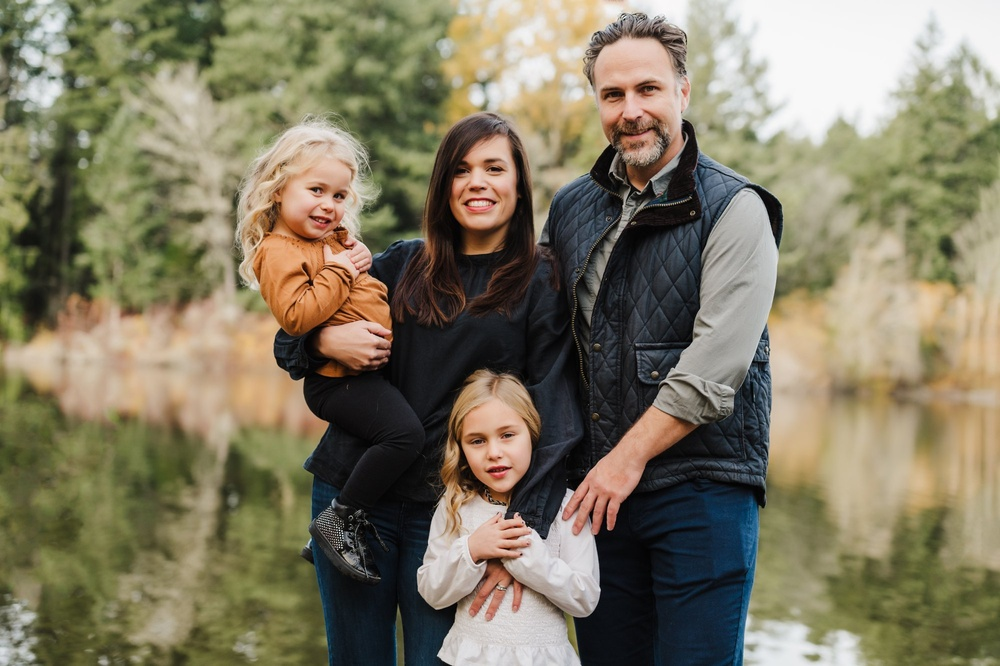
#> input picture Matlab/Bai Tap IMP/family+photographers+victoria+bc_0029.jpg, 1000 x 666 px, shrunk from 2000 x 1331 before the run
$ jupyter execute Baitap.ipynb   (text cells are left out)
#> lines starting #> are read from the running program, lines starting #| are printed output that depends on the picture; after the words box and inside, x2 and y2 are one past the last pixel; in counts of white or black regions, pixels touching at a corner belong together
[cell 1]
import cv2
import numpy as np
import matplotlib.pyplot as plt

# Đọc vào bộ phân loại cascade cho mặt, mắt và nụ cười
face_cascade = cv2.CascadeClassifier('haarcascade_frontalface_default.xml')
eye_cascade = cv2.CascadeClassifier('haarcascade_eye.xml')
smile_cascade = cv2.CascadeClassifier('haarcascade_smile.xml')

# Hàm phát hiện khuôn mặt đã điều chỉnh
def adjusted_detect_face(img):
    face_img = img.copy()
    gray = cv2.cvtColor(face_img, cv2.COLOR_BGR2GRAY)  # Chuyển đổi ảnh sang thang độ xám.
    gray = cv2.equalizeHist(gray)  # Cân bằng histogram để tăng độ tương phản.

    face_rect = face_cascade.detectMultiScale(gray,
                                              scaleFactor=1.1,
                                              minNeighbors=5,
                                              minSize=(30, 30),
                                              maxSize=(300, 300))  # Đặt kích thước tối đa để bỏ qua các phát hiện rất lớn

    filtered_faces = []
    for (x, y, w, h) in face_rect:
        # Kiểm tra tỷ lệ khung hình để lọc ra các đối tượng không phải khuôn mặt
        aspect_ratio = w / float(h)
        if 0.75 < aspect_ratio < 1.3:
            filtered_faces.append((x, y, w, h))
            cv2.rectangle(face_img, (x, y), (x + w, y + h), (255, 255, 255), 2)  # Vẽ hình chữ nhật quanh khuôn mặt

    return face_img, filtered_faces

# Hàm phát hiện mắt
def detect_eyes(img, face_rects):
    eye_img = img.copy()
    gray = cv2.cvtColor(eye_img, cv2.COLOR_BGR2GRAY)
    gray = cv2.equalizeHist(gray)  # Cân bằng histogram để tăng độ tương phản

    valid_faces = []
    for (fx, fy, fw, fh) in face_rects:
        roi_gray = gray[fy:fy + fh, fx:fx + fw]
        roi_color = eye_img[fy:fy + fh, fx:fx + fw]

        eye_rect = eye_cascade.detectMultiScale(roi_gray,
                                                scaleFactor=1.1,
                                                minNeighbors=5,
                                                minSize=(20, 20),
                                                maxSize=(80, 80))  # Đặt kích thước tối đa để bỏ qua các phát hiện rất lớn

        # Chỉ lấy các phát hiện mắt bên trong khuôn mặt
        eyes = []
        for (ex, ey, ew, eh) in eye_rect:
            # Chỉ lấy các phát hiện trong nửa trên của vùng khuôn mặt
            if ey < fh / 2 and ew > 10 and eh > 10:  # Bỏ qua những phát hiện quá nhỏ
                eyes.append((ex, ey, ew, eh))
                cv2.rectangle(roi_color, (ex, ey), (ex + ew, ey + eh), (255, 255, 255), 2)  # Vẽ hình chữ nhật quanh mắt

        # Ít nhất 1 mắt được phát hiện thì đó là khuôn mặt hợp lệ
        if len(eyes) >= 1:
            valid_faces.append((fx, fy, fw, fh))

    return eye_img, valid_faces

# Hàm phát hiện nụ cười
def detect_smiles(img, face_rects):
    smile_img = img.copy()
    gray = cv2.cvtColor(smile_img, cv2.COLOR_BGR2GRAY)
    gray = cv2.equalizeHist(gray)  # Cân bằng histogram để tăng độ tương phản

    for (fx, fy, fw, fh) in face_rects:
        # Chỉ tập trung vào nửa dưới của khuôn mặt để phát hiện nụ cười
        roi_gray = gray[fy + fh//2:fy + fh, fx:fx + fw]
        roi_color = smile_img[fy + fh//2:fy + fh, fx:fx + fw]

        smile_rect = smile_cascade.detectMultiScale(roi_gray,
                                                    scaleFactor=1.1,
                                                    minNeighbors=15,
                                                    minSize=(20, 20),
                                                    maxSize=(100, 100))  # Điều chỉnh tham số cho phát hiện nụ cười tốt hơn

        for (sx, sy, sw, sh) in smile_rect:
            cv2.rectangle(roi_color, (sx, sy), (sx + sw, sy + sh), (0, 255, 0), 2)  # Vẽ hình chữ nhật quanh nụ cười

    return smile_img

# Hàm kết hợp phát hiện khuôn mặt, mắt và nụ cười
def detect_face_eyes_smile(img):
    img_copy1 = img.copy()
    img_copy2 = img.copy()
    img_copy3 = img.copy()

    # Phát hiện khuôn mặt
    face_img, filtered_faces = adjusted_detect_face(img_copy1)

    # Phát hiện mắt trong các khuôn mặt đã lọc
    eye_img, valid_faces = detect_eyes(img_copy2, filtered_faces)

    # Phát hiện nụ cười trong các khuôn mặt hợp lệ
    smile_img = detect_smiles(img_copy3, valid_faces)

    face_smile_and_eye_img = img.copy()
    for (x, y, w, h) in valid_faces:
        cv2.rectangle(face_smile_and_eye_img, (x, y), (x + w, y + h), (0, 255, 0), 2)
        roi_color = face_smile_and_eye_img[y:y + h, x:x + w]

        # Phát hiện mắt trong vùng khuôn mặt này
        roi_gray = cv2.cvtColor(roi_color, cv2.COLOR_BGR2GRAY)
        eyes = eye_cascade.detectMultiScale(roi_gray,
                                            scaleFactor=1.1,
                                            minNeighbors=5,
                                            minSize=(20, 20),
                                            maxSize=(80, 80))
        for (ex, ey, ew, eh) in eyes:
            if ey < h / 2 and ew > 10 and eh > 10:
                cv2.rectangle(roi_color, (ex, ey), (ex + ew, ey + eh), (0, 255, 0), 2)

        roi_gray_smile = roi_gray[h//2:h, 0:w]
        smiles = smile_cascade.detectMultiScale(roi_gray_smile,
                                                scaleFactor=1.1,
                                                minNeighbors=15,
                                                minSize=(20, 20),
                                                maxSize=(100, 100))
        for (sx, sy, sw, sh) in smiles:
            cv2.rectangle(roi_color[h//2:h, 0:w], (sx, sy), (sx + sw, sy + sh), (0, 255, 0), 2)

    return face_img, eye_img, smile_img, face_smile_and_eye_img

# Đọc ảnh và tạo bản sao
img = cv2.imread('family+photographers+victoria+bc_0029.jpg')
#> img is the input picture: shape (666, 1000, 3); mean B, G, R 98.5, 121.6, 128.5

# Phát hiện khuôn mặt, mắt và nụ cười
face_img, eye_img, smile_img, face_smile_and_eye_img = detect_face_eyes_smile(img)
#> in adjusted_detect_face, `face_rect = face_cascade.detectMultiScale(gray, scaleFactor=1.1, minNe..`: face_rect = [[291, 166, 70, 70], [446, 401, 93, 93], [438, 134, 88, 88], [576, 49, 112, 112], [202, 428, 177, 177]]
#> the loop in adjusted_detect_face, `for (x, y, w, h) in face_rect:` made 5 passes
#> after the loop in adjusted_detect_face, `for (x, y, w, h) in face_rect:`:
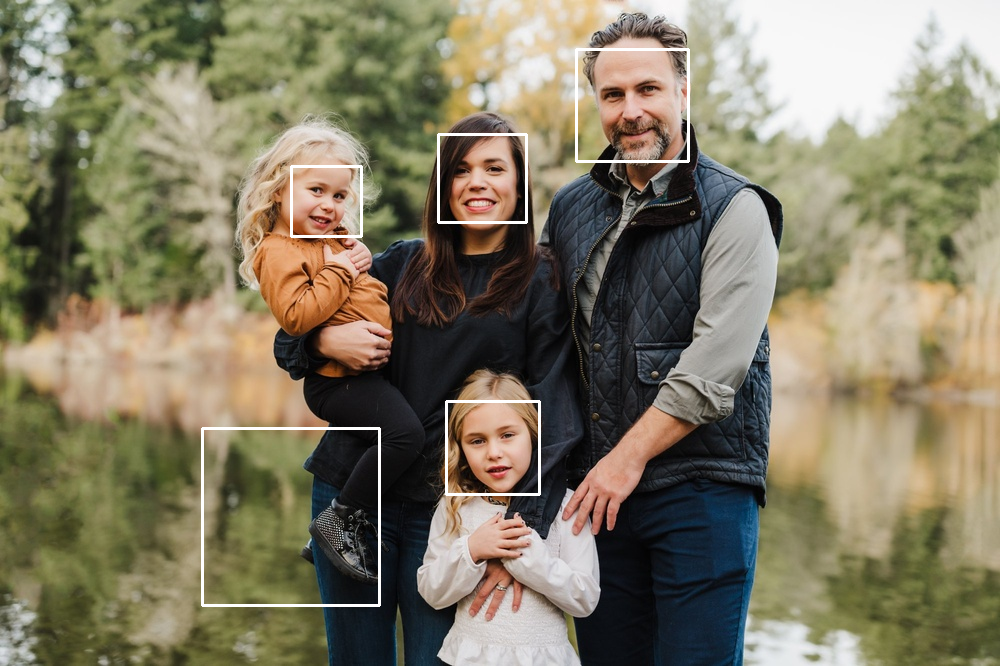
#> face_img: shape (666, 1000, 3); 0.97% of pixels changed, all inside (x1, y1, x2, y2) = (201, 48, 690, 607)
#> after the loop in adjusted_detect_face, `for (x, y, w, h) in face_rect:`: filtered_faces = [(291, 166, 70, 70), (446, 401, 93, 93), (438, 134, 88, 88), (576, 49, 112, 112), (202, 428, 177, 177)]
#> the loop in detect_eyes, `for (fx, fy, fw, fh) in face_rects:` made 5 passes
#> (fx, fy, fw, fh, eye_rect) on passes 1, 3, 4: (291, 166, 70, 70, [[14, 13, 23, 23], [40, 19, 23, 23]]), (438, 134, 88, 88, [[45, 24, 22, 22]]), (576, 49, 112, 112, [[60, 29, 23, 23], [23, 33, 27, 27]])
#> after the loop in detect_eyes, `for (fx, fy, fw, fh) in face_rects:`:
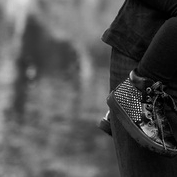
#> roi_gray: shape (177, 177); min 0, max 255, mean 81.4
#> after the loop in detect_eyes, `for (fx, fy, fw, fh) in face_rects:`: valid_faces = [(291, 166, 70, 70), (438, 134, 88, 88), (576, 49, 112, 112)]
#> in detect_face_eyes_smile, `eye_img, valid_faces = detect_eyes(img_copy2, filtered_faces)`:
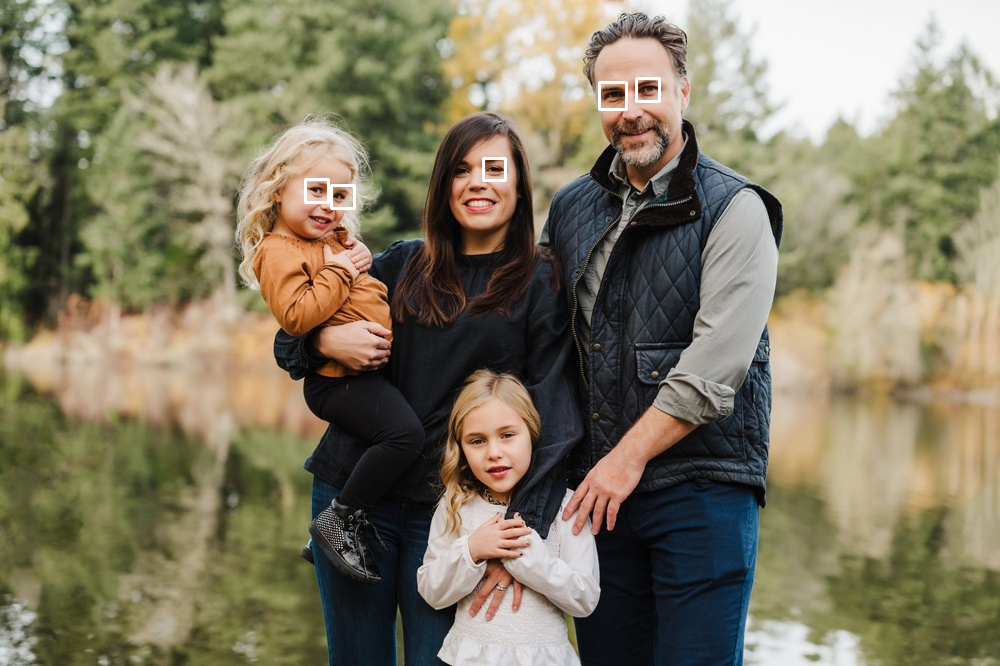
#> eye_img: shape (666, 1000, 3); 0.21% of pixels changed, all inside (x1, y1, x2, y2) = (304, 77, 661, 210)
#> the loop in detect_smiles, `for (fx, fy, fw, fh) in face_rects:` made 3 passes
#> (fx, fy, fw, fh, smile_rect) on pass 2: (438, 134, 88, 88, [[17, 13, 50, 25]])
#> in detect_face_eyes_smile, `smile_img = detect_smiles(img_copy3, valid_faces)`:
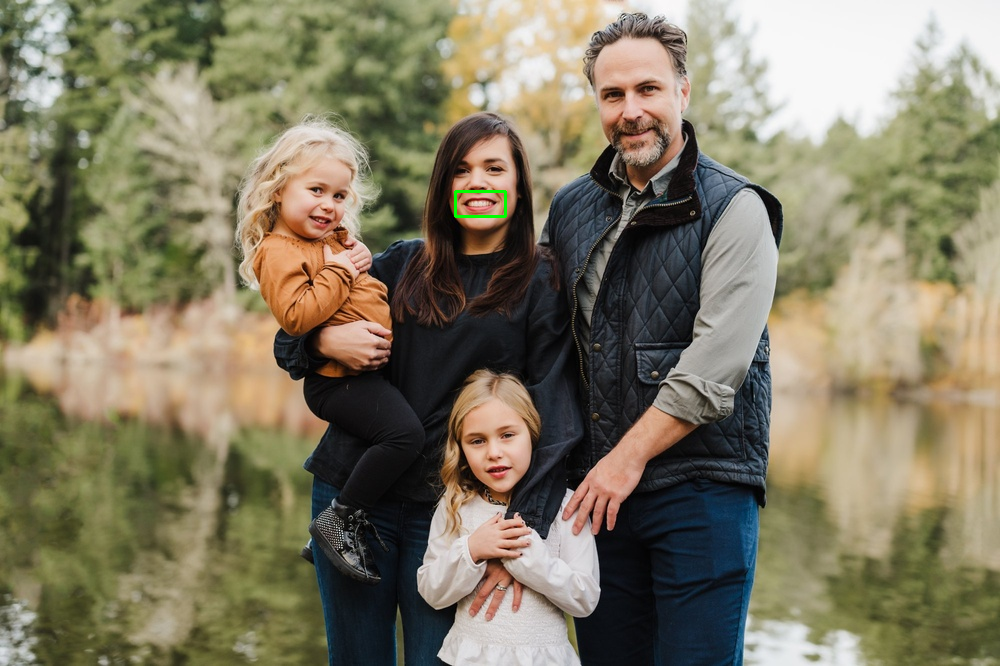
#> smile_img: shape (666, 1000, 3); 0.07% of pixels changed, all inside (x1, y1, x2, y2) = (454, 190, 507, 218)
#> the loop in detect_face_eyes_smile, `for (x, y, w, h) in valid_faces:` made 3 passes
#> (x, y, w, h, eyes) on passes 1, 3: (291, 166, 70, 70, [[14, 13, 23, 23], [39, 18, 22, 22]]), (576, 49, 112, 112, [[59, 28, 25, 25], [24, 34, 26, 26]])
#> (x, y, w, h, eyes, smiles) on pass 2: (438, 134, 88, 88, [[45, 24, 22, 22]], [[18, 13, 48, 24]])
#> pass 1, in detect_face_eyes_smile, `roi_gray = cv2.cvtColor(roi_color, cv2.COLOR_BGR2GRAY)`:
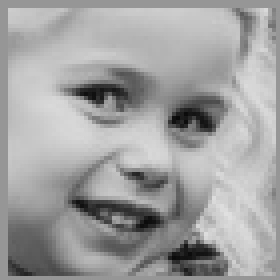
#> roi_gray: shape (70, 70) (shown 4 times larger); min 9, max 224, mean 160.8
#> after the loop in detect_face_eyes_smile, `for (x, y, w, h) in valid_faces:`: face_smile_and_eye_img: shape (666, 1000, 3); 0.76% of pixels changed, all inside (x1, y1, x2, y2) = (290, 48, 690, 238)

# Hiển thị ảnh
fig, axs = plt.subplots(1, 4, figsize=(20, 10))

# Ảnh gốc với khuôn mặt được phát hiện
axs[0].imshow(cv2.cvtColor(face_img, cv2.COLOR_BGR2RGB))
axs[0].set_title('Detected Faces')
axs[0].axis('off')

# Ảnh với mắt được phát hiện
axs[1].imshow(cv2.cvtColor(eye_img, cv2.COLOR_BGR2RGB))
axs[1].set_title('Detected Eyes')
axs[1].axis('off')

# Ảnh với nụ cười được phát hiện
axs[2].imshow(cv2.cvtColor(smile_img, cv2.COLOR_BGR2RGB))
axs[2].set_title('Detected Smiles')
axs[2].axis('off')

# Ảnh với khuôn mặt, mắt và nụ cười được phát hiện
axs[3].imshow(cv2.cvtColor(face_smile_and_eye_img, cv2.COLOR_BGR2RGB))
axs[3].set_title('Detected Faces, Eyes, and Smiles')
axs[3].axis('off')

plt.show()

[cell 2]
import cv2

face_cascade = cv2.CascadeClassifier('haarcascade_frontalface_default.xml')
eye_cascade = cv2.CascadeClassifier('haarcascade_eye.xml')
smile_cascade = cv2.CascadeClassifier('haarcascade_smile.xml')

def detect(gray, frame):
    faces = face_cascade.detectMultiScale(gray, 1.3, 5) # Dùng bộ phân loại khuôn mặt để phát hiện các khuôn mặt trong ảnh xám với hệ số tỉ lệ là 1.3 và số lượng tối thiểu các hình chữ nhật lồng nhau là 5.
    for (x, y, w, h) in faces:
        cv2.rectangle(frame, (x, y), (x+w, y+h), (255, 0, 0), 2) # Với mỗi khuôn mặt phát hiện được, vẽ một hình chữ nhật màu xanh dương ((255, 0, 0)) trên khung hình gốc.
        roi_gray = gray[y:y+h, x:x+w] # Xác định vùng quan tâm (ROI) cho khuôn mặt trong cả ảnh xám (roi_gray) và ảnh màu (roi_color).
        roi_color = frame[y:y+h, x:x+w]
        eyes = eye_cascade.detectMultiScale(roi_gray, 1.1, 22) # Dùng bộ phân loại mắt để phát hiện mắt trong vùng ROI khuôn mặt với hệ số tỉ lệ là 1.1 và số lượng tối thiểu các hình chữ nhật lồng nhau là 22.
        for (ex, ey, ew, eh) in eyes:
            cv2.rectangle(roi_color, (ex, ey), (ex+ew, ey+eh), (0, 255, 0), 2) # Với mỗi mắt phát hiện được, vẽ một hình chữ nhật màu xanh lá cây ((0, 255, 0)) trên ROI khuôn mặt màu.
        smiles = smile_cascade.detectMultiScale(roi_gray, 1.7, 22) # Dùng bộ phân loại nụ cười để phát hiện nụ cười trong vùng ROI khuôn mặt với hệ số tỉ lệ là 1.7 và số lượng tối thiểu các hình chữ nhật lồng nhau là 22.
        for (sx, sy, sw, sh) in smiles:
            cv2.rectangle(roi_color, (sx, sy), (sx+sw, sy+sh), (0, 0, 255), 2) # Với mỗi nụ cười phát hiện được, vẽ một hình chữ nhật màu đỏ ((0, 0, 255)) trên ROI khuôn mặt màu.
    return frame

# Thực hiện nhận diện khuôn mặt với webcam
video_capture = cv2.VideoCapture(0)
while True:
    _, frame = video_capture.read()
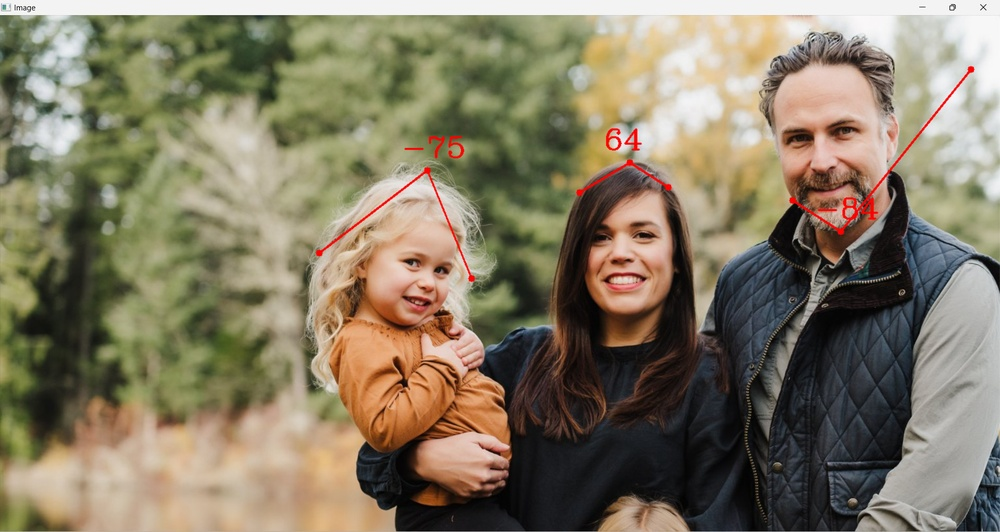
#> input picture Matlab/Bai Tap IMP/Project 3.jpg, 1000 x 532 px, shrunk from 1920 x 1021 before the run, given in place of the camera
#> frame is the input picture: shape (532, 1000, 3); mean B, G, R 100.7, 122.9, 132.4
    gray = cv2.cvtColor(frame, cv2.COLOR_BGR2GRAY)
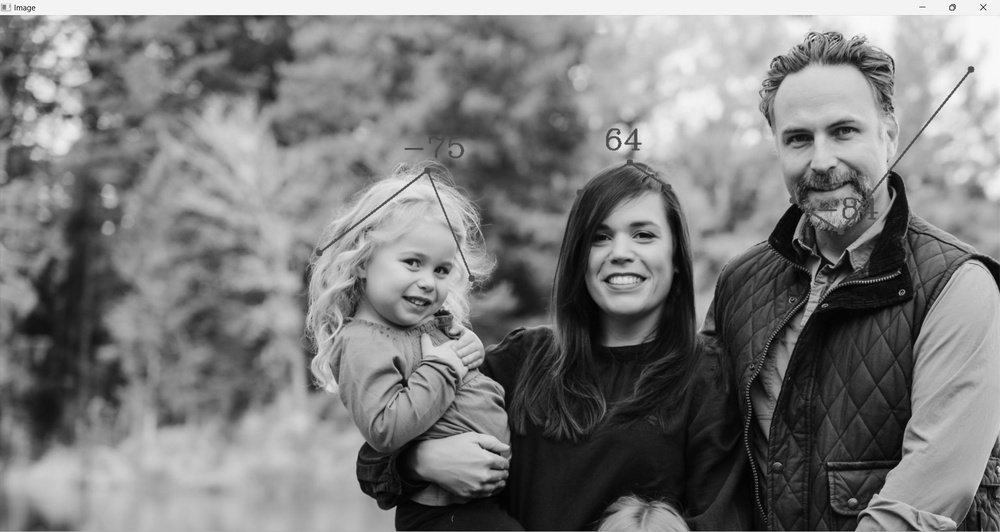
#> gray: shape (532, 1000); min 0, max 255, mean 123.2
    canvas = detect(gray, frame)
#> in detect, `faces = face_cascade.detectMultiScale(gray, 1.3, 5)`: faces = [[574, 191, 111, 111], [380, 232, 89, 89], [753, 83, 136, 136]]
#> the loop in detect, `for (x, y, w, h) in faces:` made 3 passes
#> (x, y, w, h, eyes) on passes 2 to 3: (380, 232, 89, 89, [[49, 26, 24, 24]]), (753, 83, 136, 136, [[71, 31, 35, 35], [27, 39, 34, 34]])
#> pass 1, in detect, `roi_color = frame[y:y+h, x:x+w]`:
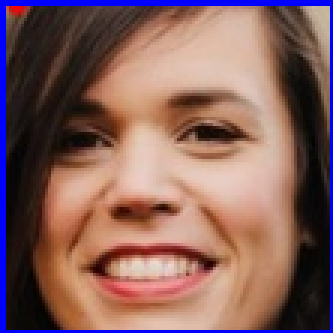
#> roi_color: shape (111, 111, 3) (shown 3 times larger); mean B, G, R 93.2, 96.5, 132.3
#> after the loop in detect, `for (x, y, w, h) in faces:`: frame: shape (532, 1000, 3); 0.96% of pixels changed, all inside (x1, y1, x2, y2) = (379, 82, 891, 323)
#> after the loop in detect, `for (x, y, w, h) in faces:`:
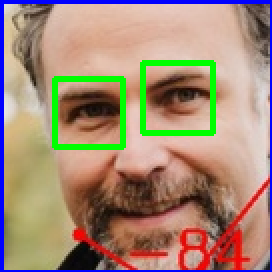
#> roi_color: shape (136, 136, 3) (shown 2 times larger); mean B, G, R 117.7, 138.4, 163.1
#> after the loop in detect, `for (x, y, w, h) in faces:`:
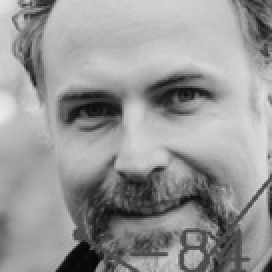
#> roi_gray: shape (136, 136) (shown 2 times larger); min 5, max 233, mean 150.2
    cv2.imshow('Video', canvas)
    if cv2.waitKey(1) & 0xFF == ord('q'): # Kiểm tra nếu phím 'q' được nhấn thì thoát khỏi vòng lặp.
#> (key q is pressed here)
        break
video_capture.release()
cv2.destroyAllWindows()

[cell 3]
import cv2
import numpy


def draw_rectangle(event,x,y,flags,param):

    global pt1,pt2,topLeft_clicked,botRight_clicked

    if event == cv2.EVENT_LBUTTONDOWN:

        if topLeft_clicked == True and botRight_clicked == True: # Nếu cả hai điểm góc của hình chữ nhật đã được chọn (topLeft_clicked và botRight_clicked đều bằng True), thì đặt lại trạng thái và tọa độ của các điểm góc.
            topLeft_clicked = False
            botRight_clicked = False
            pt1 = (0,0)
            pt2 = (0,0)

        if topLeft_clicked == False: # Nếu điểm góc trên bên trái chưa được chọn (topLeft_clicked bằng False), lưu tọa độ điểm góc trên bên trái và cập nhật trạng thái.
            pt1 = (x,y)
            topLeft_clicked = True

        elif botRight_clicked == False: # Nếu điểm góc dưới bên phải chưa được chọn (botRight_clicked bằng False), lưu tọa độ điểm góc dưới bên phải và cập nhật trạng thái.
            pt2 = (x,y)
            botRight_clicked = True


pt1 = (0,0)
pt2 = (0,0)
topLeft_clicked = False
botRight_clicked = False

cap = cv2.VideoCapture(0)

cv2.namedWindow('Test')

cv2.setMouseCallback('Test', draw_rectangle)


while True:
    ret, frame = cap.read()

    if topLeft_clicked: # Nếu điểm góc trên bên trái đã được chọn (topLeft_clicked bằng True), vẽ một hình tròn màu đỏ tại điểm đó.
        cv2.circle(frame, center=pt1, radius=5, color=(0,0,255), thickness=-1)

    if topLeft_clicked and botRight_clicked: # Nếu cả hai điểm góc của hình chữ nhật đã được chọn (topLeft_clicked và botRight_clicked đều bằng True), vẽ một hình chữ nhật màu đỏ giữa hai điểm đó.
        cv2.rectangle(frame, pt1, pt2, (0, 0, 255), 2)


    cv2.imshow('Test', frame)


    if cv2.waitKey(1) & 0xFF == ord('q'): # kiểm tra nếu phím 'q' được nhấn thì thoát khỏi vòng lặp.
#> (key q is pressed here)
        break

cap.release()
cv2.destroyAllWindows()

[cell 4]
import cv2
import math

path = 'family+photographers+victoria+bc_0029.jpg'
img = cv2.imread(path)
pointsList = []

def mousePoints(event,x,y,flags,params):
    if event == cv2.EVENT_LBUTTONDOWN:
        size = len(pointsList)
        if size != 0 and size % 3 != 0: # Nếu danh sách không rỗng và không chia hết cho 3, vẽ một đường thẳng từ điểm cuối cùng của nhóm điểm trước đến điểm hiện tại.
            cv2.line(img,tuple(pointsList[round((size-1)/3)*3]),(x,y),(0,0,255),2)
        cv2.circle(img,(x,y),5,(0,0,255),cv2.FILLED) # Vẽ một hình tròn nhỏ tại tọa độ điểm chuột bấm.
        pointsList.append([x,y])


def gradient(pt1,pt2): # Hàm gradient tính độ dốc của đường thẳng nối hai điểm pt1 và pt2.
    return (pt2[1]-pt1[1])/(pt2[0]-pt1[0])

def getAngle(pointsList): # Hàm getAngle tính góc giữa hai đường thẳng được xác định bởi ba điểm cuối cùng trong danh sách pointsList.
    pt1, pt2, pt3 = pointsList[-3:]
    m1 = gradient(pt1,pt2)
    m2 = gradient(pt1,pt3)
    angR = math.atan((m2-m1)/(1+(m2*m1)))
    angD = round(math.degrees(angR))

    cv2.putText(img,str(angD),(pt1[0]-40,pt1[1]-20),cv2.FONT_HERSHEY_COMPLEX,
                1.5,(0,0,255),2)

while True:


    if len(pointsList) % 3 == 0 and len(pointsList) !=0: # nếu số lượng điểm trong danh sách pointsList là bội số của 3 và không rỗng, gọi hàm getAngle để tính và hiển thị góc.
        getAngle(pointsList)

    cv2.imshow('Image',img)
    cv2.setMouseCallback('Image',mousePoints)
    if cv2.waitKey(1) & 0xFF == ord('q'):
#> (key q is pressed here)
